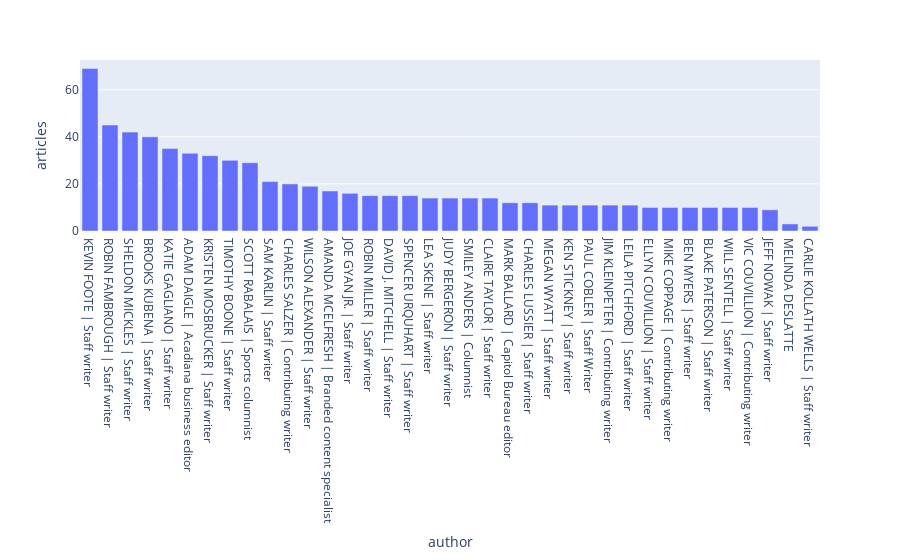

Notebook code cell kept with this figure:
### Code cell
fig = px.bar(get_top_journalists('The Advocate'), x = 'author', y = 'articles')
fig.show()

### Figure 1 — Plotly figure (JSON) as saved in the notebook; plotly's stock layout.template omitted (floating-point values rounded to 4 significant figures)
{"data": [{"alignmentgroup": "True", "hovertemplate": "author=%{x}<br>articles=%{y}<extra></extra>", "legendgroup": "", "marker": {"color": "#636efa"}, "name": "", "offsetgroup": "", "orientation": "v", "showlegend": false, "textposition": "auto", "type": "bar", "x": ["KEVIN FOOTE | Staff writer", "ROBIN FAMBROUGH | Staff writer", "SHELDON MICKLES | Staff writer", "BROOKS KUBENA | Staff writer", "KATIE GAGLIANO | Staff writer", "ADAM DAIGLE | Acadiana business editor", "KRISTEN MOSBRUCKER | Staff writer", "TIMOTHY BOONE | Staff writer", "SCOTT RABALAIS | Sports columnist", "SAM KARLIN | Staff writer", "CHARLES SALZER | Contributing writer", "WILSON ALEXANDER | Staff writer", "AMANDA MCELFRESH | Branded content specialist", "JOE GYAN JR. | Staff writer", "ROBIN MILLER | Staff writer", "DAVID J. MITCHELL | Staff writer", "SPENCER URQUHART | Staff writer", "LEA SKENE | Staff writer", "JUDY BERGERON | Staff writer", "SMILEY ANDERS | Columnist", "CLAIRE TAYLOR | Staff writer", "MARK BALLARD | Capitol Bureau editor", "CHARLES LUSSIER | Staff writer", "MEGAN WYATT | Staff writer", "KEN STICKNEY | Staff writer", "PAUL COBLER | Staff Writer", "JIM KLEINPETER | Contributing writer", "LEILA PITCHFORD | Staff writer", "ELLYN COUVILLION | Staff writer", "MIKE COPPAGE | Contributing writer", "BEN MYERS | Staff writer", "BLAKE PATERSON | Staff writer", "WILL SENTELL | Staff writer", "VIC COUVILLION | Contributing writer", "JEFF NOWAK | Staff writer", "MELINDA DESLATTE", "CARLIE KOLLATH WELLS | Staff writer"], "xaxis": "x", "y": [69, 45, 42, 40, 35, 33, 32, 30, 29, 21, 20, 19, 17, 16, 15, 15, 15, 14, 14, 14, 14, 12, 12, 11, 11, 11, 11, 11, 10, 10, 10, 10, 10, 10, 9, 3, 2], "yaxis": "y"}], "layout": {"barmode": "relative", "legend": {"tracegroupgap": 0}, "margin": {"t": 60}, "xaxis": {"anchor": "y", "domain": [0, 1], "title": {"text": "author"}}, "yaxis": {"anchor": "x", "domain": [0, 1], "title": {"text": "articles"}}}}
